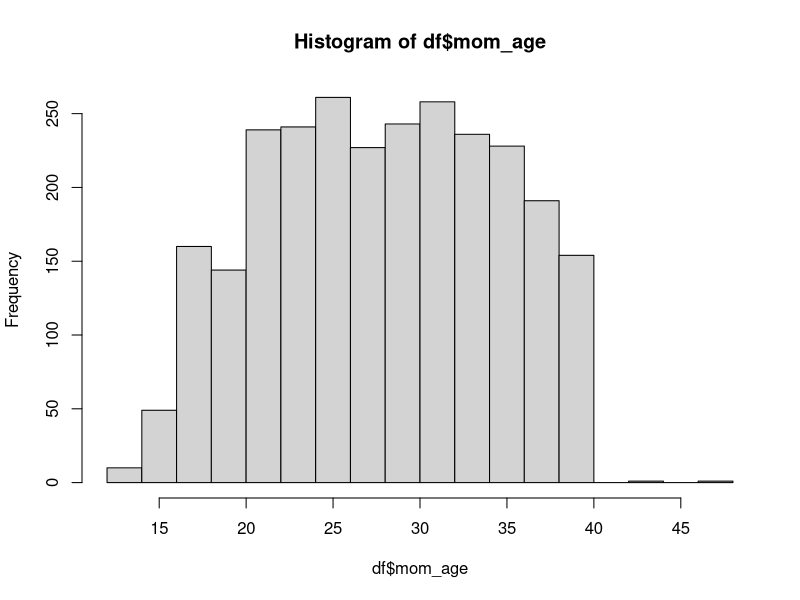
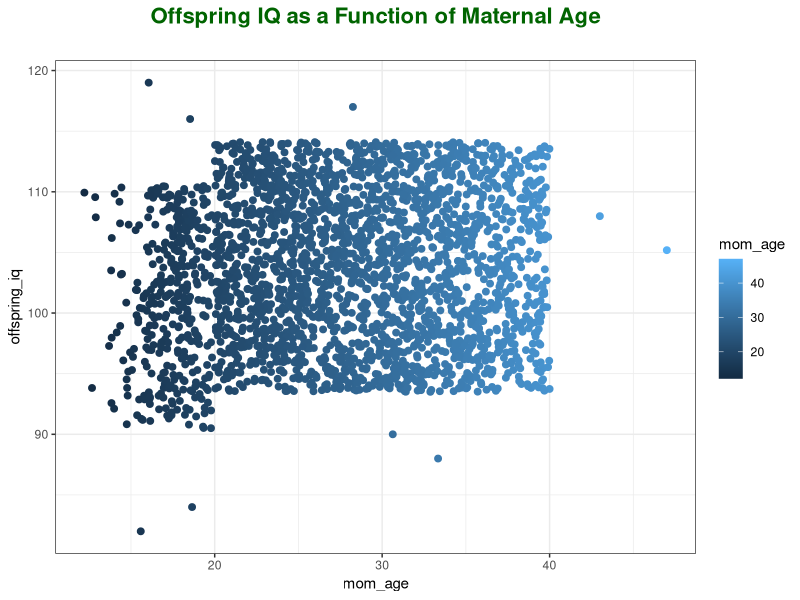
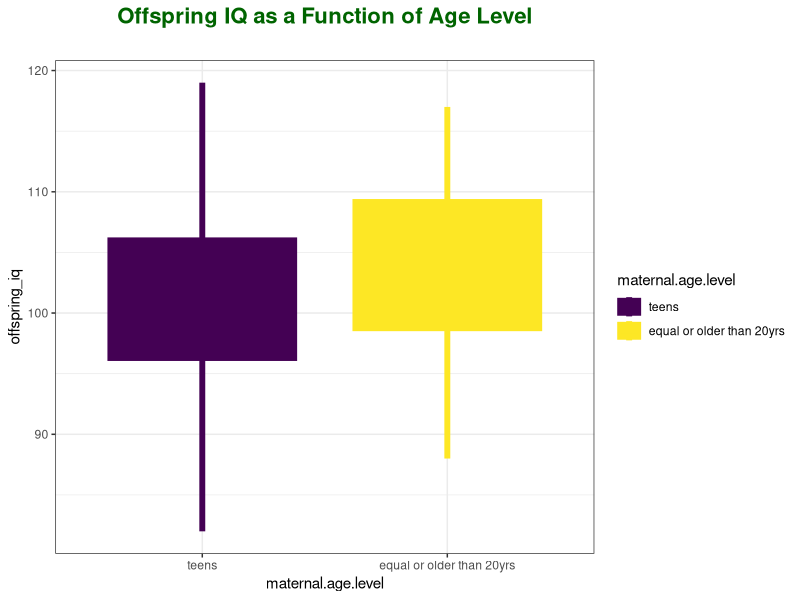

R code for these plots, in order:
## ---- chunk 1

library(truncnorm)

# statistical data for maternal age <20 years
generate_dataset_teen <- function(N){
  # categorical variables
  same_partner <- sample(c("N", "Y"), N, replace=TRUE, prob=c(.527, .473))
  planned_preg <- sample(c("Y", "N"), N, replace=TRUE, prob=c(.221, .779))
  child_sex <- sample(c("M", "F"), N, replace=TRUE, prob=c(.485, .515))
  m_edu <- sample(c("Incom_high", "Comp_high", "Post_high"), N, replace=TRUE, 
                  prob=c(.202, .693, .105))
  p_edu <- sample(c("Incom_high", "Comp_high", "Post_high"), N, replace=TRUE, 
                  prob=c(.171, .709, .12))
  income <- sample(c("Low", "Med", "High"), N, replace=TRUE, 
                   prob=c(.544, .301, .155))
  smoke <- sample(c("Never", "Few", "Many"), N, replace=TRUE, 
                  prob=c(.508, .271, .221))
  drink <- sample(c("N", "Y"), N, replace=TRUE, prob=c(.8, .2))
  depression <- sample(c("N", "Y"), N, replace=TRUE, prob=c(.641, .359))
  breastfeed <- sample(c("Never", "<4months", "≥4months"), N, replace=TRUE, 
                       prob=c(.249, .50, .252))
  preschool <- sample(c("Y", "N"), N, replace=TRUE, prob=c(.625, .375))
  interaction <- sample(c("Always", "Not_always"), N, replace=TRUE, prob=c(.885, .115))
  phys_punishment <- sample(c("Always", "Sometimes", "Never"), N, replace=TRUE, 
                            prob=c(.066, .822, .113))
  bad_behaviors <- sample(c("Always", "Not_always"), N, replace=TRUE, prob=c(.465, .535))
  # continuous variables 
  maternal_iq <- runif(N, min=(96.2-8.4), max=(96.2+8.4))
  offspring_iq <- runif(N, min=(100.5-10), max=(100.5+10))
  birth_weight <- runif(N, min=(3.3-.5), max=(3.3+.5))
  mom_age <- rtruncnorm(n=363, a=12, b=19.9, mean=18, sd=2)
  return(data.frame(same_partner,planned_preg,child_sex,m_edu,p_edu,income,smoke,drink,depression,
        breastfeed,preschool,interaction,phys_punishment,bad_behaviors,maternal_iq,offspring_iq,birth_weight,mom_age))
}

# dataframe for maternal age <20 years
df_teen <- generate_dataset_teen(363)

# statistical data for maternal age ≥20 years
generate_dataset_adult <- function(N){
  # categorical variables
  same_partner <- sample(c("N", "Y"), N, replace=TRUE, prob=c(.276, .724))
  planned_preg <- sample(c("Y", "N"), N, replace=TRUE, prob=c(.519, .481))
  child_sex <- sample(c("M", "F"), N, replace=TRUE, prob=c(.493, .507))
  m_edu <- sample(c("Incom_high", "Comp_high", "Post_high"), N, replace=TRUE, 
                  prob=c(.153, .633, .214))
  p_edu <- sample(c("Incom_high", "Comp_high", "Post_high"), N, replace=TRUE, 
                  prob=c(.174, .584, .242))
  income <- sample(c("Low", "Med", "High"), N, replace=TRUE, 
                   prob=c(.263, .410, .326))
  smoke <- sample(c("Never", "Few", "Many"), N, replace=TRUE, 
                  prob=c(.669, .141, .190))
  drink <- sample(c("N", "Y"), N, replace=TRUE, prob=c(.795, .206))
  depression <- sample(c("N", "Y"), N, replace=TRUE, prob=c(.835, .165))
  breastfeed <- sample(c("Never", "<4months", "≥4months"), N, replace=TRUE, 
                       prob=c(.174, .356, .470))
  preschool <- sample(c("Y", "N"), N, replace=TRUE, prob=c(.648, .352))
  interaction <- sample(c("Always", "Not_always"), N, replace=TRUE, prob=c(.857, .143))
  phys_punishment <- sample(c("Always", "Sometimes", "Never"), N, replace=TRUE, 
                            prob=c(.076, .723, .201))
  bad_behaviors <- sample(c("Always", "Not_always"), N, replace=TRUE, prob=c(.548, .452))
  
  # continuous variables
  maternal_iq <- runif(N, min=(97.0-10.6), max=(97.0+10.6))
  offspring_iq <- runif(N, min=(103.8-10.3), max=(103.8+10.3))
  birth_weight <- runif(N, min=(3.4-.5), max=(3.4+.5))
  mom_age <- rtruncnorm(n=2280, a=20, b=40, mean=25, sd=14) # min age is set at 20, and max age at 40
  
  return(data.frame(same_partner,planned_preg,child_sex,m_edu,p_edu,income,smoke,drink,depression,breastfeed,preschool,interaction,phys_punishment,bad_behaviors,maternal_iq,offspring_iq,birth_weight,mom_age))
}

# dataframe for maternal age ≥20 years
df_adult <- generate_dataset_adult(2280)
## ---- chunk 2
# adding outliers 
df_adult$mom_age[500] <- 43
df_adult$mom_age[1026] <- 47
df_adult$offspring_iq[4] <- 88
df_adult$offspring_iq[20] <- 90
df_adult$offspring_iq[40] <- 117
df_adult$offspring_iq[25] <- 114
df_teen$offspring_iq[5] <- 84
df_teen$offspring_iq[8] <- 82
df_teen$offspring_iq[44] <- 116
df_teen$offspring_iq[26] <- 119
## ---- chunk 3
# combine dataframe of df_teen and df_adult
df <- rbind(df_teen, df_adult)
df$maternal.age.level <- factor(rep("teens", nrow(df)), ordered=T, levels =c("teens", "equal or older than 20yrs"))
df$maternal.age.level[df$mom_age>=20] <- "equal or older than 20yrs"

summary(df)
## ---- chunk 4
# Histogram of Maternal Age
hist(df$mom_age)
## ---- chunk 5
library(ggplot2)
# Scatter plot 
ggplot(df, aes(x=mom_age,y=offspring_iq)) +
  geom_point(aes(fill=mom_age, color=mom_age), size=2) +
  labs(title="Offspring IQ as a Function of Maternal Age\n") + 
  theme_bw() +
  theme(plot.title=element_text(hjust=0.5, size=16, face="bold", color="darkgreen"))

ggplot(df, aes(x=maternal.age.level,y=offspring_iq)) +
  geom_boxplot(aes(fill=maternal.age.level, color=maternal.age.level), size=2) +
  labs(title="Offspring IQ as a Function of Age Level\n") + 
  theme_bw() +
  theme(plot.title=element_text(hjust=0.5, size=16, face="bold", color="darkgreen"))
## ---- chunk 6
# model 1
fit <- lm(offspring_iq ~ maternal.age.level, data=df)
summary(fit)

# model 1 + confounders
fit1 <-
  lm(
    offspring_iq ~ maternal.age.level + maternal_iq + income + birth_weight +
      child_sex + same_partner + planned_preg + depression + smoke + drink,
    data = df
  )
summary(fit1)

# model 1 + confounders + mediators 
new_df <- subset(df, select = -mom_age)
fit2 <- lm(offspring_iq ~ ., data = new_df)
summary(fit2)
